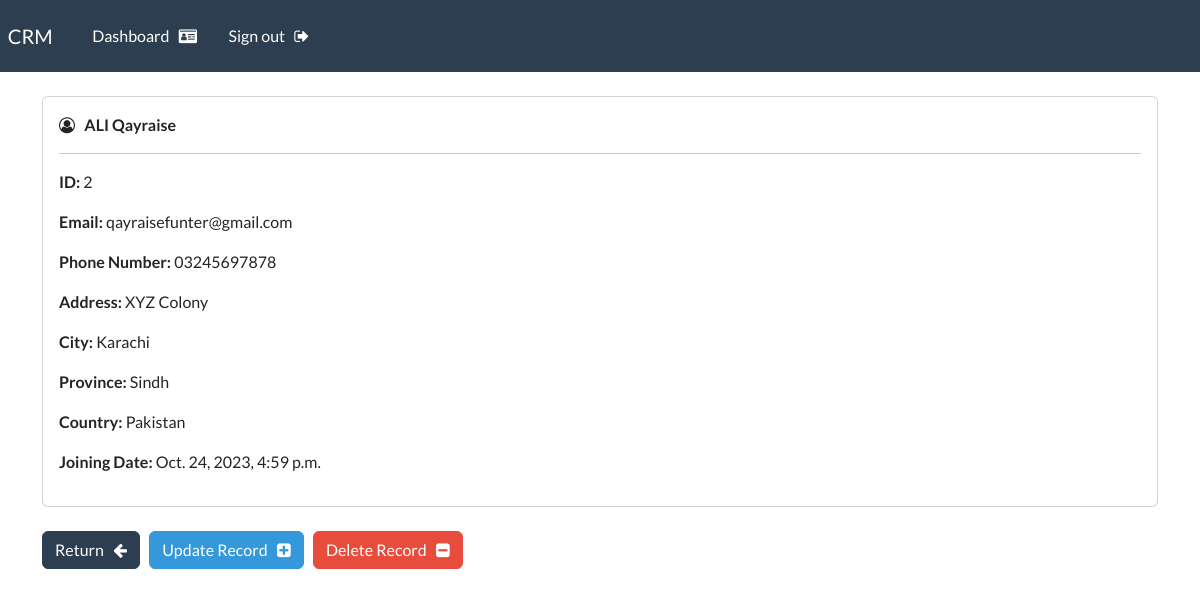
/view-record/2 (signed in), run on the app's committed database.
### webapp/models.py (models this page shows, shortened)
class Record(models.Model):
    creation_date = models.DateTimeField(auto_now_add=True)
    first_name = models.CharField(max_length=50)
    last_name = models.CharField(max_length=50)
    email = models.EmailField()
    phone = models.CharField(max_length=20)
    address = models.CharField(max_length=100)
    city = models.CharField(max_length=70)
    province = models.CharField(max_length=70)
    country = models.CharField(max_length=70)

### webapp/views.py (the view)
# urls.py: path('view-record/<int:pk>', views.view_record, name='view-record'),
@login_required(login_url='my-login')
def view_record(request, pk):
    all_records = Record.objects.get(id=pk)
    context = {'records':all_records, 'page':'View Record'}
    return render(request, 'webapp/view-record.html', context=context)

### webapp/templates/webapp/view-record.html (shortened to what this page needs)
{% extends 'webapp/base.html' %}
{% block content %}
    <div class="card">
        <div class="card-body">
        <i class="fa fa-user-circle-o" aria-hidden="true"></i> &nbsp;
        <strong>
            {{records.last_name|upper}}
            {{records.first_name|capfirst}}
        </strong>
        <hr>
            <p><strong> ID:</strong> {{records.id}}</p>
            <p><strong> Email:</strong> {{records.email}}</p>
            <p><strong> Phone Number:</strong> {{records.phone}}</p>
            <p><strong> Address:</strong> {{records.address}}</p>
            <p><strong> City:</strong> {{records.city}}</p>
            <p><strong> Province:</strong> {{records.province}}</p>
            <p><strong> Country:</strong> {{records.country}}</p>
            <p><strong> Joining Date:</strong> {{records.creation_date}}</p>
        </div>
    </div>
    <br>
    <a href="{% url 'dashboard' %}" class="btn btn-primary">Return &nbsp; <i class="fa fa-arrow-left" aria-hidden="true"></i></a>
    <a href="{% url 'update-record' records.id %}" class="btn btn-info">Update Record &nbsp; <i class="fa fa-plus-square" aria-hidden="true"></i>
    </a>
    <a href="{% url 'delete-record' records.id %}" class="btn btn-danger">Delete Record &nbsp; <i class="fa fa-minus-square" aria-hidden="true"></i></a>
{% endblock %}

### data on the page
Record: last_name "ALI", first_name "Qayraise", id "2", email "qayraisefunter@gmail.com", phone "03245697878", address "XYZ Colony", city "Karachi", province "Sindh", country "Pakistan", creation_date "Oct. 24, 2023, 4:59 p.m."
